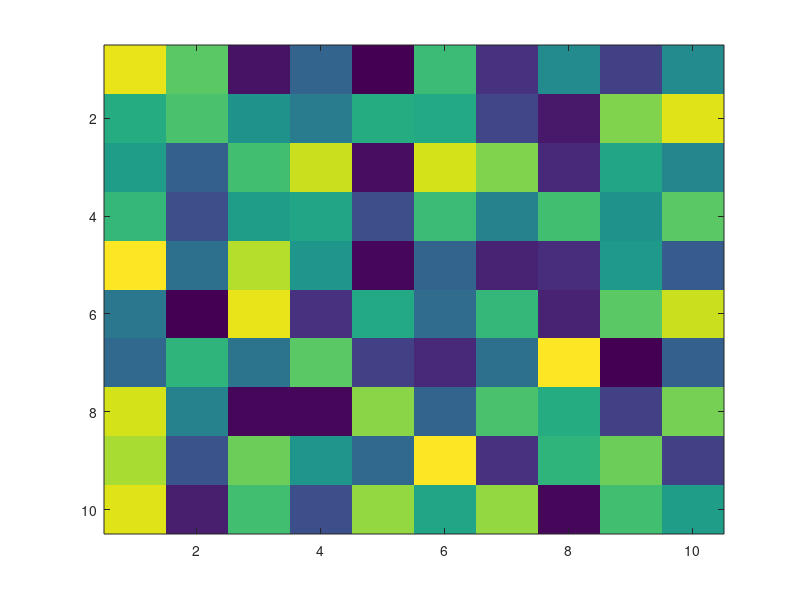

Write the MATLAB code that produced this figure. (Note: this script raises an error after producing the figure.)
close all
data = rand(10,10,5)*250;
% data = uint8(data);
F(5) = struct('cdata',[],'colormap',[]);
f = figure;

for ii = 1:5
    imagesc(gca,data(:,:,ii))
    drawnow;
    F(ii) = getframe(f);
end
figure
m = movie(F,1,1);